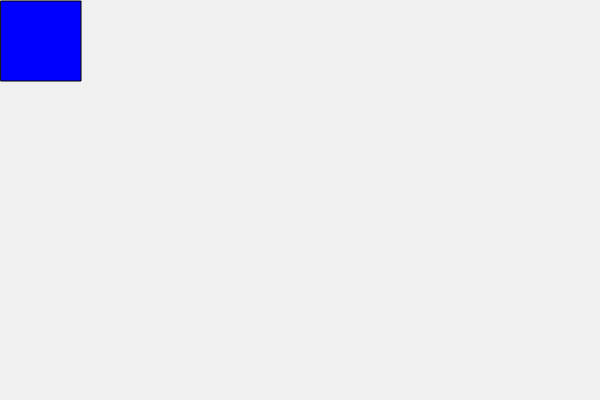
Frame 1 (no input)
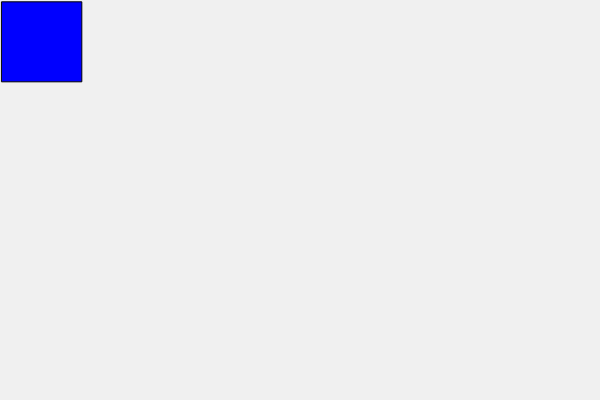
Frame 60 (no input)
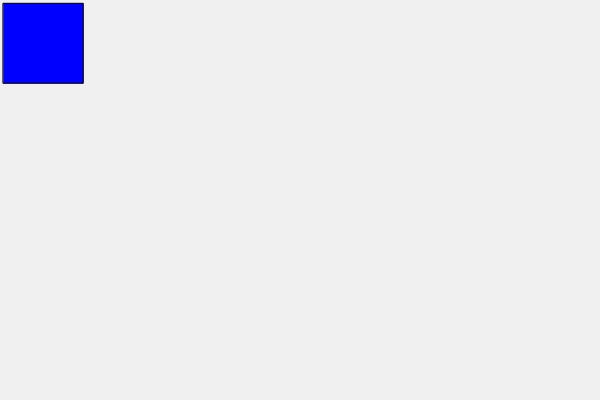
Frame 120 (the mouse pressed at the canvas centre since frame 60)

The p5.js sketch that drew these frames (run headless with seeded random() and noise() and a simulated clock; from frame 60 on, the mouse is pressed at the canvas centre):

// p5.js sketch
// ── sketch.js

var xPos = 1;
var yPos = 1;

function setup() {
    createCanvas(600, 400);




}

function draw() {

    xPos = xPos * 1.01;
    yPos = yPos * 1.01;
    
    background(240, 240, 240);

    fill(0, 0, 255);
    rect(xPos, yPos, 80, 80);

    console.log(xPos);
}
